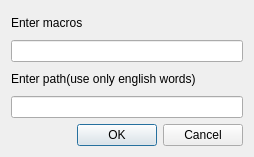
<?xml version="1.0" encoding="UTF-8"?>
<ui version="4.0">
 <class>AddingDialog</class>
 <widget class="QDialog" name="AddingDialog">
  <property name="geometry">
   <rect>
    <x>0</x>
    <y>0</y>
    <width>254</width>
    <height>157</height>
   </rect>
  </property>
  <property name="windowTitle">
   <string>For files and folders</string>
  </property>
  <property name="autoFillBackground">
   <bool>false</bool>
  </property>
  <layout class="QGridLayout" name="gridLayout">
   <item row="2" column="0">
    <widget class="QLabel" name="label">
     <property name="text">
      <string>Enter macros</string>
     </property>
    </widget>
   </item>
   <item row="5" column="0">
    <widget class="QLineEdit" name="pathLine"/>
   </item>
   <item row="3" column="0">
    <widget class="QLineEdit" name="macrosLine"/>
   </item>
   <item row="4" column="0">
    <widget class="QLabel" name="label_2">
     <property name="text">
      <string>Enter path(use only english words)</string>
     </property>
    </widget>
   </item>
   <item row="6" column="0">
    <widget class="QDialogButtonBox" name="buttonBox">
     <property name="standardButtons">
      <set>QDialogButtonBox::Cancel|QDialogButtonBox::Ok</set>
     </property>
    </widget>
   </item>
  </layout>
 </widget>
 <resources/>
 <connections/>
</ui>
